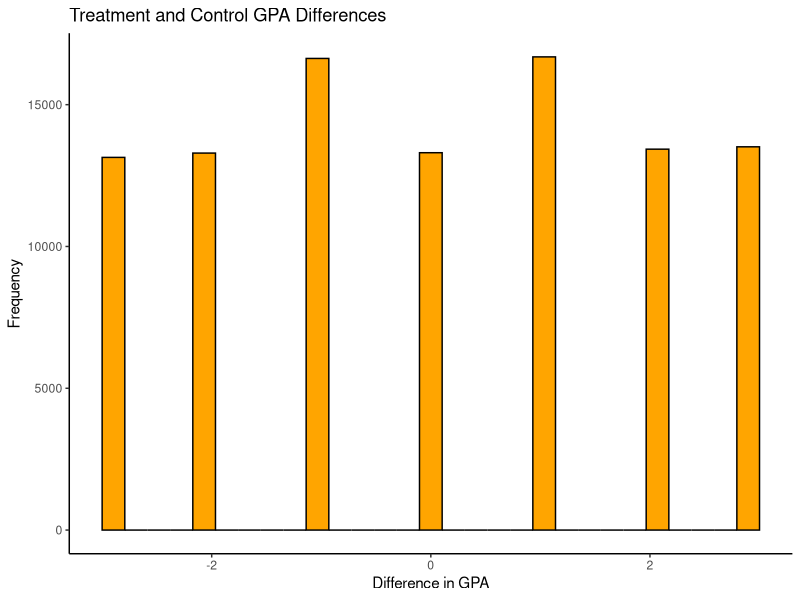
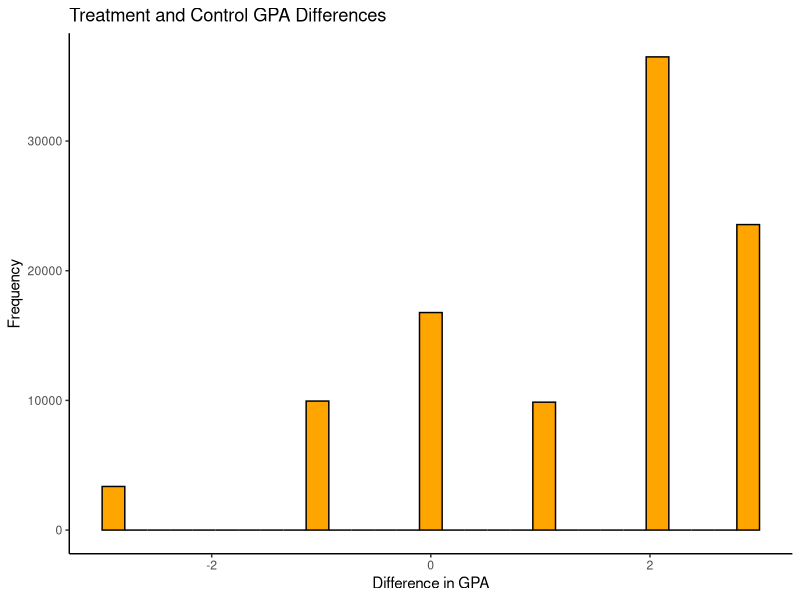

These figures' R source, in order:
## ---- chunk 1
library(tidyverse)
library(ggplot2)
## ---- chunk 2
set.seed(36850) # set random seed so that you get the same output everytime even though it's "random"

sample_space_coin <- c("H", "T")
event_probs_coin <- c(0.5, 0.5)


coin_flip <- function(){
  sample(
    size = 1,
    x = sample_space_coin,
    prob = event_probs_coin,
    replace = TRUE
  )
}
## ---- chunk 3
coin_flip()
coin_flip()
coin_flip()
coin_flip()
coin_flip()
coin_flip()
coin_flip()
coin_flip()
coin_flip()
coin_flip()

## ---- chunk 4
set.seed(36850)
flip1 <- coin_flip()
flip2 <- coin_flip()
flip3 <- coin_flip()
flip4 <- coin_flip()

# Example flips, they will always be the same because I set a random seed.
flip1 # H
flip2 # T
flip3 # T
flip4 # H

# Function that acts like a random variable.
# returns 1 if flip == "H" and 0 otherwise.
X_coin <- function(flip){
  ifelse(flip== "T", 0, 1)
}

# The code below should return a 1 for flip1 and flip4 and 0 for flip2 and flip3
X_coin(flip1)
X_coin(flip2)
X_coin(flip3)
X_coin(flip4)
## ---- chunk 5
set.seed(36850)

biased_coin_flip <- function(){
  sample(
    size = 1,
    x = sample_space_coin,
    prob = c(0.7, 0.3),
    replace = TRUE
  )
}
## ---- chunk 6
set.seed(36850)
flip1 <- biased_coin_flip()
flip2 <- biased_coin_flip()
flip3 <- biased_coin_flip()
flip4 <- biased_coin_flip()

# Example flips, they will always be the same because I set a random seed.
flip1 
flip2 
flip3 
flip4 

X_biased_coin <- function(flip){
  # fill in the code here
  ifelse(flip == "H", 1, 0) 
}

# Use this to test out your code.
X_biased_coin(flip1)
X_biased_coin(flip2)
X_biased_coin(flip3)
X_biased_coin(flip4)
## ---- chunk 7
set.seed(36850)

nsims <- 100000

# vectors where you can store the results of simulation for a, b, and c
X_coin_sims <- vector(mode = 'numeric', length = nsims)
X_biased_coin_sims <- vector(mode = 'numeric', length = nsims)
unbiased_plus_biased_coin_sims <- vector(mode = 'numeric', length = nsims)

# Code for part a: simulate X_coin
for(i in 1:nsims){
  sim_flip_i <- coin_flip()
  X_coin_sims[i] <- X_coin(sim_flip_i)
  
  sim__biasedflip_i <- biased_coin_flip() 
  X_biased_coin_sims[i] <- X_biased_coin(sim__biasedflip_i)
  
  unbiased_plus_biased_coin_sims[i] <- X_coin_sims[i] + X_biased_coin_sims[i] #INSERT CODE#
}

# use head to see the first part of the result of the simulations
head(X_coin_sims)

# calculate the expectation of the simulations using mean()
mean(X_coin_sims)

# Now do the same thing for parts b and c

mean(X_biased_coin_sims)
mean(unbiased_plus_biased_coin_sims)

## ---- chunk 8
student_index <- 1:6
Y1 <- c(4, 4, 3, 2, 1,1)
Y0 <- Y1
## ---- chunk 9
set.seed(36850)

nsims <- 100000

gpa_treat_minus_control_sims <- vector(mode = "numeric",
                                       length = nsims)

for(i in 1:nsims){
  treated_subj_index <- sample(student_index, 
                               size = 1)
  control_subj_index <- sample(student_index[-treated_subj_index], 
                               size = 1)
  observed_treatement_GPA <- Y1[treated_subj_index]
  observed_control_GPA <-   Y0[control_subj_index]
    
  gpa_treat_minus_control_sims[i] <- observed_treatement_GPA - observed_control_GPA # What is the observed difference in gpas between treatment and control subjects?
}

# Calculate the average of gpa_treat_minus_control_sims
mean(gpa_treat_minus_control_sims)
mean(Y1 - Y0)
## ---- chunk 10
df<-data.frame(gpa_diff = gpa_treat_minus_control_sims)

ggplot(df, aes(x = gpa_diff)) +
  geom_histogram(fill = "orange", color = "black", bins = 30) +
  labs(title = "Treatment and Control GPA Differences",
       x = "Difference in GPA", y = "Frequency") +
  theme_classic()


## ---- chunk 11
set.seed(36850)
student_index <- 1:6
Y1 <- c(4, 4, 3, 3, 4, 1)
Y0 <- c(2, 1, 4, 2, 1, 1)

nsims <- 100000

gpa_treat_minus_control_sims <- vector(mode = "numeric",
                                       length = nsims)

for(i in 1:nsims){
  treated_subj_index <- sample(student_index, 
                               size = 1)
  control_subj_index <- sample(student_index[-treated_subj_index], 
                               size = 1)
  observed_treatement_GPA <- Y1[treated_subj_index]
  observed_control_GPA <-   Y0[control_subj_index]
    
  gpa_treat_minus_control_sims[i] <- observed_treatement_GPA - observed_control_GPA 
}

mean(gpa_treat_minus_control_sims)
mean(Y1 - Y0)
## ---- chunk 12
df<-data.frame(gpa_diff = gpa_treat_minus_control_sims)

ggplot(df, aes(x = gpa_diff)) +
  geom_histogram(fill = "orange", color = "black", bins = 30) +
  labs(title = "Treatment and Control GPA Differences",
       x = "Difference in GPA", y = "Frequency") +
  theme_classic()

